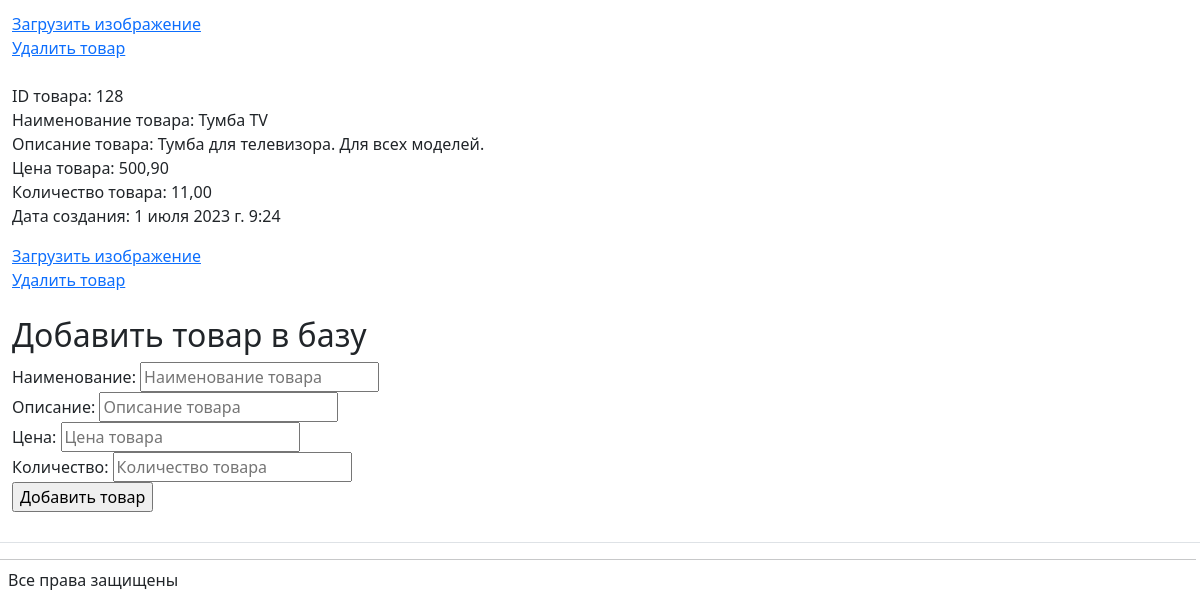
/goods/ (lower part), run on an earlier commit of the app's database.
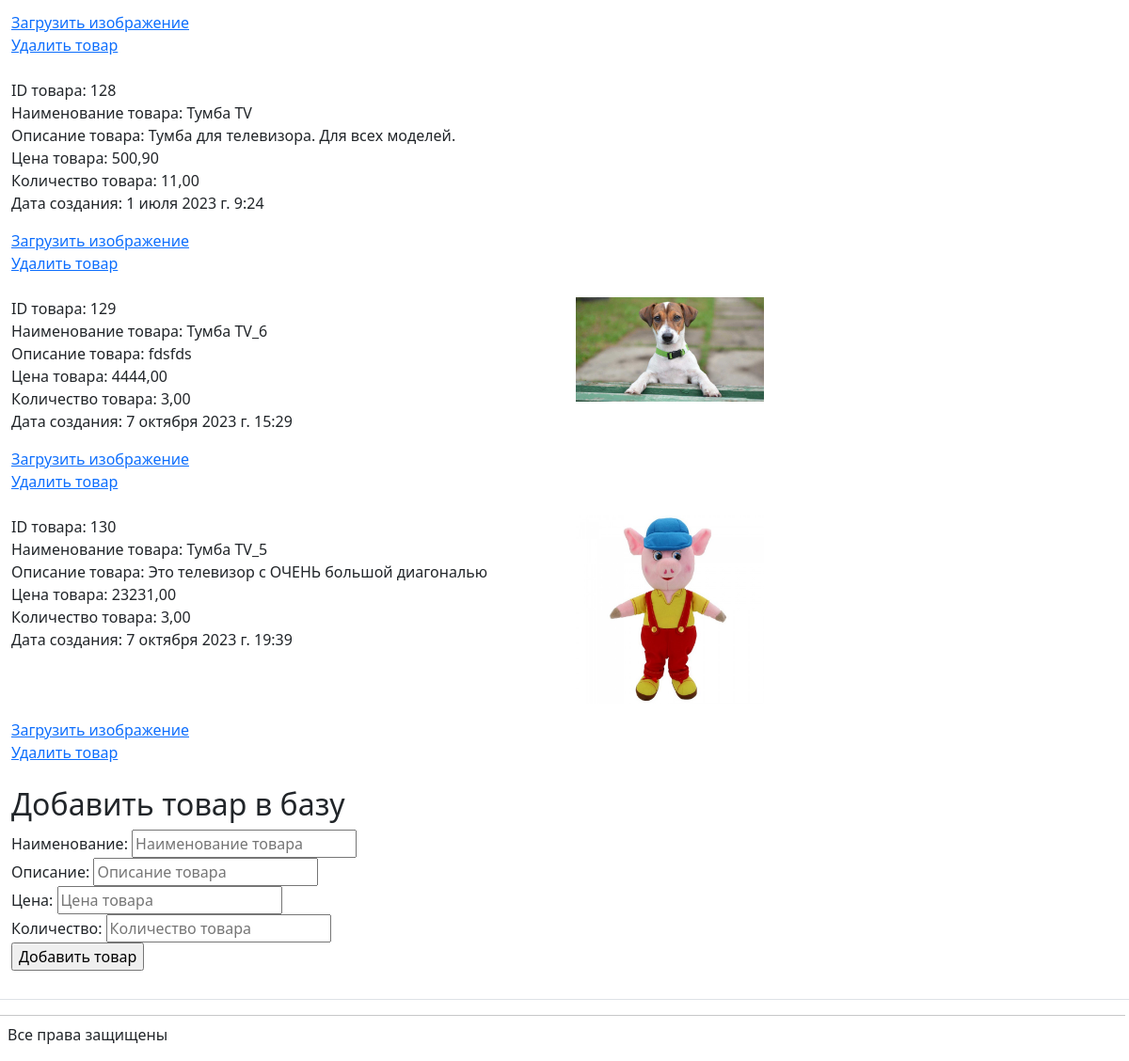
And on a later commit of the database.
### dz3/models.py (models this page shows, shortened)
class Goods(models.Model):
    goods_name = models.CharField(max_length=50)
    description = models.TextField()
    price = models.DecimalField(max_digits=8, decimal_places=2)
    quantity = models.DecimalField(max_digits=8, decimal_places=2)
    add_date = models.DateTimeField(auto_now_add=False)
    image = models.ImageField(upload_to =settings.MEDIA_ROOT)

### dz3/views.py (the view)
# urls.py: path('goods/', views.read_goods, name='read goods base'),
def read_goods(request):
    goods = Goods.objects.all()
    return render(request, "dz3/goods.html", context = {"goods": goods, "title":"Главная страница"})

### dz3/templates/dz3/goods.html (shortened to what this page needs)
{% extends 'dz3/base.html' %}
{% block content %}
  <br /><br />
  <div class="row">
    {% for good in goods %}
      <p class="col-12 col-md-6">
        ID товара: {{ good.id }}<br />
        Наименование товара: {{ good.goods_name }}<br />
        Описание товара: {{ good.description }}<br />
        Цена товара: {{ good.price }}<br />
        Количество товара: {{ good.quantity }}<br />
        Дата создания: {{ good.add_date }}<br />
      </p>
      <p class="col-12 col-md-6">
        <img src="{{ good.image }}" width="200px" alt="{{ good.image }}" />
      </p>
      <div class="image">
        <a href="/upload/{{ good.id }}/">Загрузить изображение</a>
      </div>
      <div class="delete">
        <a href="/goods/delete/{{ good.id }}/">Удалить товар</a>
      </div>
      <br />
      <br />
    {% endfor %}
  </div>
  <form action="/goods/create/" method="post">
    <h2>Добавить товар в базу</h2>
    <div class="input">
      <div class="blockinput">
        <label for="goods_name">Наименование:</label>
        <input type="text" name="goods_name" placeholder="Наименование товара" />
      </div>
      <div class="blockinput">
        <label for="description">Описание:</label>
        <input type="text" name="description" placeholder="Описание товара" />
      </div>
      <div class="blockinput">
        <label for="price">Цена:</label>
        <input type="decimal" name="price" placeholder="Цена товара" />
      </div>
      <div class="blockinput">
        <label for="quantity">Количество:</label>
        <input type="decimal" name="quantity" placeholder="Количество товара" />
      </div>
    </div>
    <div>
      <input class="in_submit" type="submit" value="Добавить товар" />
    </div>
  </form>
  <br /> <br /> <br />
  <br />
{% endblock %}

What changed in the data, as far as the page shows it:
added Goods: id "129", goods_name "Тумба TV_6", description "fdsfds", price "4444,00", quantity "3,00", add_date "7 октября 2023 г. 15:29", image (picture)
added Goods: id "130", goods_name "Тумба TV_5", description "Это телевизор с ОЧЕНЬ большой диагональю", price "23231,00", quantity "3,00", add_date "7 октября 2023 г. 19:39", image (picture)
